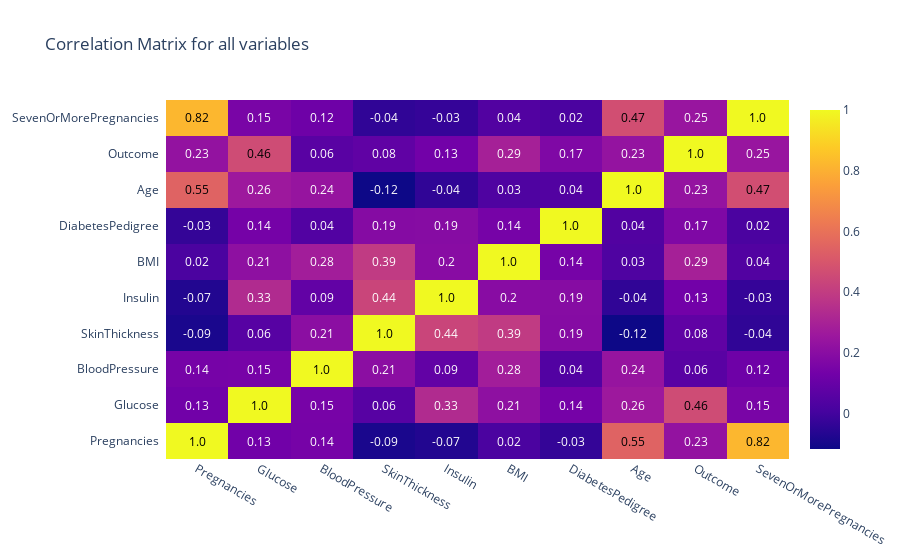

Source (notebook cell):
### Markdown cell above
TASK 4

### Code cell
# Reading data from the two csv files, given and to_predict
defcol = pd.read_csv("PimaDiabetes.csv")
topredict = pd.read_csv("ToPredict.csv")

# Addition of the column seven or more pregnancies to the dataset
defcol["SevenOrMorePregnancies"] = ''
# Looping through each row
for i in range(0, len(defcol)):
    if defcol["Pregnancies"][i] >= 7: # Pregnancies greater than or equal to 7
        defcol["SevenOrMorePregnancies"][i] = 1 # Setting the value to 1
    else:
        defcol["SevenOrMorePregnancies"][i] = 0

# Converting the datatype to integers
defcol["SevenOrMorePregnancies"] = defcol["SevenOrMorePregnancies"].astype(int)

correlation = defcol.corr() # Correlation matrix
# Creation of the heatmap
figure = ff.create_annotated_heatmap(
    x=list(correlation.columns),
    y=list(correlation.index),
    z=correlation.values,
    annotation_text=correlation.round(2).values,
    showscale=True,
    colorscale='Plasma'
)
# Displaying the Figure
figure.update_layout(title_text='Correlation Matrix for all variables')
figure.update_xaxes(side="bottom")
figure.show()

### Figure 1 — Plotly figure (JSON) as saved in the notebook; plotly's stock layout.template omitted (floating-point values rounded to 4 significant figures)
{"data": [{"colorscale": [[0, "#0d0887"], [0.1111, "#46039f"], [0.2222, "#7201a8"], [0.3333, "#9c179e"], [0.4444, "#bd3786"], [0.5556, "#d8576b"], [0.6667, "#ed7953"], [0.7778, "#fb9f3a"], [0.8889, "#fdca26"], [1, "#f0f921"]], "reversescale": false, "showscale": true, "type": "heatmap", "x": ["Pregnancies", "Glucose", "BloodPressure", "SkinThickness", "Insulin", "BMI", "DiabetesPedigree", "Age", "Outcome", "SevenOrMorePregnancies"], "y": ["Pregnancies", "Glucose", "BloodPressure", "SkinThickness", "Insulin", "BMI", "DiabetesPedigree", "Age", "Outcome", "SevenOrMorePregnancies"], "z": [[1, 0.1296, 0.1425, -0.08705, -0.07082, 0.02174, -0.03108, 0.5471, 0.2292, 0.8204], [0.1296, 1, 0.146, 0.05665, 0.333, 0.2143, 0.1404, 0.2598, 0.4603, 0.1529], [0.1425, 0.146, 1, 0.2055, 0.08675, 0.2786, 0.04292, 0.2377, 0.06086, 0.1221], [-0.08705, 0.05665, 0.2055, 1, 0.4361, 0.3946, 0.1892, -0.1159, 0.08221, -0.03959], [-0.07082, 0.333, 0.08675, 0.4361, 1, 0.1957, 0.1913, -0.04015, 0.1309, -0.02894], [0.02174, 0.2143, 0.2786, 0.3946, 0.1957, 1, 0.1438, 0.03297, 0.2898, 0.04056], [-0.03108, 0.1404, 0.04292, 0.1892, 0.1913, 0.1438, 1, 0.04181, 0.1707, 0.02161], [0.5471, 0.2598, 0.2377, -0.1159, -0.04015, 0.03297, 0.04181, 1, 0.2329, 0.471], [0.2292, 0.4603, 0.06086, 0.08221, 0.1309, 0.2898, 0.1707, 0.2329, 1, 0.245], [0.8204, 0.1529, 0.1221, -0.03959, -0.02894, 0.04056, 0.02161, 0.471, 0.245, 1]]}], "layout": {"annotations": [{"font": {"color": "#000000"}, "showarrow": false, "text": "1.0", "x": "Pregnancies", "xref": "x", "y": "Pregnancies", "yref": "y"}, {"font": {"color": "#FFFFFF"}, "showarrow": false, "text": "0.13", "x": "Glucose", "xref": "x", "y": "Pregnancies", "yref": "y"}, {"font": {"color": "#FFFFFF"}, "showarrow": false, "text": "0.14", "x": "BloodPressure", "xref": "x", "y": "Pregnancies", "yref": "y"}, {"font": {"color": "#FFFFFF"}, "showarrow": false, "text": "-0.09", "x": "SkinThickness", "xref": "x", "y": "Pregnancies", "yref": "y"}, {"font": {"color": "#FFFFFF"}, "showarrow": false, "text": "-0.07", "x": "Insulin", "xref": "x", "y": "Pregnancies", "yref": "y"}, {"font": {"color": "#FFFFFF"}, "showarrow": false, "text": "0.02", "x": "BMI", "xref": "x", "y": "Pregnancies", "yref": "y"}, {"font": {"color": "#FFFFFF"}, "showarrow": false, "text": "-0.03", "x": "DiabetesPedigree", "xref": "x", "y": "Pregnancies", "yref": "y"}, {"font": {"color": "#000000"}, "showarrow": false, "text": "0.55", "x": "Age", "xref": "x", "y": "Pregnancies", "yref": "y"}, {"font": {"color": "#FFFFFF"}, "showarrow": false, "text": "0.23", "x": "Outcome", "xref": "x", "y": "Pregnancies", "yref": "y"}, {"font": {"color": "#000000"}, "showarrow": false, "text": "0.82", "x": "SevenOrMorePregnancies", "xref": "x", "y": "Pregnancies", "yref": "y"}, {"font": {"color": "#FFFFFF"}, "showarrow": false, "text": "0.13", "x": "Pregnancies", "xref": "x", "y": "Glucose", "yref": "y"}, {"font": {"color": "#000000"}, "showarrow": false, "text": "1.0", "x": "Glucose", "xref": "x", "y": "Glucose", "yref": "y"}, {"font": {"color": "#FFFFFF"}, "showarrow": false, "text": "0.15", "x": "BloodPressure", "xref": "x", "y": "Glucose", "yref": "y"}, {"font": {"color": "#FFFFFF"}, "showarrow": false, "text": "0.06", "x": "SkinThickness", "xref": "x", "y": "Glucose", "yref": "y"}, {"font": {"color": "#FFFFFF"}, "showarrow": false, "text": "0.33", "x": "Insulin", "xref": "x", "y": "Glucose", "yref": "y"}, {"font": {"color": "#FFFFFF"}, "showarrow": false, "text": "0.21", "x": "BMI", "xref": "x", "y": "Glucose", "yref": "y"}, {"font": {"color": "#FFFFFF"}, "showarrow": false, "text": "0.14", "x": "DiabetesPedigree", "xref": "x", "y": "Glucose", "yref": "y"}, {"font": {"color": "#FFFFFF"}, "showarrow": false, "text": "0.26", "x": "Age", "xref": "x", "y": "Glucose", "yref": "y"}, {"font": {"color": "#000000"}, "showarrow": false, "text": "0.46", "x": "Outcome", "xref": "x", "y": "Glucose", "yref": "y"}, {"font": {"color": "#FFFFFF"}, "showarrow": false, "text": "0.15", "x": "SevenOrMorePregnancies", "xref": "x", "y": "Glucose", "yref": "y"}, {"font": {"color": "#FFFFFF"}, "showarrow": false, "text": "0.14", "x": "Pregnancies", "xref": "x", "y": "BloodPressure", "yref": "y"}, {"font": {"color": "#FFFFFF"}, "showarrow": false, "text": "0.15", "x": "Glucose", "xref": "x", "y": "BloodPressure", "yref": "y"}, {"font": {"color": "#000000"}, "showarrow": false, "text": "1.0", "x": "BloodPressure", "xref": "x", "y": "BloodPressure", "yref": "y"}, {"font": {"color": "#FFFFFF"}, "showarrow": false, "text": "0.21", "x": "SkinThickness", "xref": "x", "y": "BloodPressure", "yref": "y"}, {"font": {"color": "#FFFFFF"}, "showarrow": false, "text": "0.09", "x": "Insulin", "xref": "x", "y": "BloodPressure", "yref": "y"}, {"font": {"color": "#FFFFFF"}, "showarrow": false, "text": "0.28", "x": "BMI", "xref": "x", "y": "BloodPressure", "yref": "y"}, {"font": {"color": "#FFFFFF"}, "showarrow": false, "text": "0.04", "x": "DiabetesPedigree", "xref": "x", "y": "BloodPressure", "yref": "y"}, {"font": {"color": "#FFFFFF"}, "showarrow": false, "text": "0.24", "x": "Age", "xref": "x", "y": "BloodPressure", "yref": "y"}, {"font": {"color": "#FFFFFF"}, "showarrow": false, "text": "0.06", "x": "Outcome", "xref": "x", "y": "BloodPressure", "yref": "y"}, {"font": {"color": "#FFFFFF"}, "showarrow": false, "text": "0.12", "x": "SevenOrMorePregnancies", "xref": "x", "y": "BloodPressure", "yref": "y"}, {"font": {"color": "#FFFFFF"}, "showarrow": false, "text": "-0.09", "x": "Pregnancies", "xref": "x", "y": "SkinThickness", "yref": "y"}, {"font": {"color": "#FFFFFF"}, "showarrow": false, "text": "0.06", "x": "Glucose", "xref": "x", "y": "SkinThickness", "yref": "y"}, {"font": {"color": "#FFFFFF"}, "showarrow": false, "text": "0.21", "x": "BloodPressure", "xref": "x", "y": "SkinThickness", "yref": "y"}, {"font": {"color": "#000000"}, "showarrow": false, "text": "1.0", "x": "SkinThickness", "xref": "x", "y": "SkinThickness", "yref": "y"}, {"font": {"color": "#FFFFFF"}, "showarrow": false, "text": "0.44", "x": "Insulin", "xref": "x", "y": "SkinThickness", "yref": "y"}, {"font": {"color": "#FFFFFF"}, "showarrow": false, "text": "0.39", "x": "BMI", "xref": "x", "y": "SkinThickness", "yref": "y"}, {"font": {"color": "#FFFFFF"}, "showarrow": false, "text": "0.19", "x": "DiabetesPedigree", "xref": "x", "y": "SkinThickness", "yref": "y"}, {"font": {"color": "#FFFFFF"}, "showarrow": false, "text": "-0.12", "x": "Age", "xref": "x", "y": "SkinThickness", "yref": "y"}, {"font": {"color": "#FFFFFF"}, "showarrow": false, "text": "0.08", "x": "Outcome", "xref": "x", "y": "SkinThickness", "yref": "y"}, {"font": {"color": "#FFFFFF"}, "showarrow": false, "text": "-0.04", "x": "SevenOrMorePregnancies", "xref": "x", "y": "SkinThickness", "yref": "y"}, {"font": {"color": "#FFFFFF"}, "showarrow": false, "text": "-0.07", "x": "Pregnancies", "xref": "x", "y": "Insulin", "yref": "y"}, {"font": {"color": "#FFFFFF"}, "showarrow": false, "text": "0.33", "x": "Glucose", "xref": "x", "y": "Insulin", "yref": "y"}, {"font": {"color": "#FFFFFF"}, "showarrow": false, "text": "0.09", "x": "BloodPressure", "xref": "x", "y": "Insulin", "yref": "y"}, {"font": {"color": "#FFFFFF"}, "showarrow": false, "text": "0.44", "x": "SkinThickness", "xref": "x", "y": "Insulin", "yref": "y"}, {"font": {"color": "#000000"}, "showarrow": false, "text": "1.0", "x": "Insulin", "xref": "x", "y": "Insulin", "yref": "y"}, {"font": {"color": "#FFFFFF"}, "showarrow": false, "text": "0.2", "x": "BMI", "xref": "x", "y": "Insulin", "yref": "y"}, {"font": {"color": "#FFFFFF"}, "showarrow": false, "text": "0.19", "x": "DiabetesPedigree", "xref": "x", "y": "Insulin", "yref": "y"}, {"font": {"color": "#FFFFFF"}, "showarrow": false, "text": "-0.04", "x": "Age", "xref": "x", "y": "Insulin", "yref": "y"}, {"font": {"color": "#FFFFFF"}, "showarrow": false, "text": "0.13", "x": "Outcome", "xref": "x", "y": "Insulin", "yref": "y"}, {"font": {"color": "#FFFFFF"}, "showarrow": false, "text": "-0.03", "x": "SevenOrMorePregnancies", "xref": "x", "y": "Insulin", "yref": "y"}, {"font": {"color": "#FFFFFF"}, "showarrow": false, "text": "0.02", "x": "Pregnancies", "xref": "x", "y": "BMI", "yref": "y"}, {"font": {"color": "#FFFFFF"}, "showarrow": false, "text": "0.21", "x": "Glucose", "xref": "x", "y": "BMI", "yref": "y"}, {"font": {"color": "#FFFFFF"}, "showarrow": false, "text": "0.28", "x": "BloodPressure", "xref": "x", "y": "BMI", "yref": "y"}, {"font": {"color": "#FFFFFF"}, "showarrow": false, "text": "0.39", "x": "SkinThickness", "xref": "x", "y": "BMI", "yref": "y"}, {"font": {"color": "#FFFFFF"}, "showarrow": false, "text": "0.2", "x": "Insulin", "xref": "x", "y": "BMI", "yref": "y"}, {"font": {"color": "#000000"}, "showarrow": false, "text": "1.0", "x": "BMI", "xref": "x", "y": "BMI", "yref": "y"}, {"font": {"color": "#FFFFFF"}, "showarrow": false, "text": "0.14", "x": "DiabetesPedigree", "xref": "x", "y": "BMI", "yref": "y"}, {"font": {"color": "#FFFFFF"}, "showarrow": false, "text": "0.03", "x": "Age", "xref": "x", "y": "BMI", "yref": "y"}, {"font": {"color": "#FFFFFF"}, "showarrow": false, "text": "0.29", "x": "Outcome", "xref": "x", "y": "BMI", "yref": "y"}, {"font": {"color": "#FFFFFF"}, "showarrow": false, "text": "0.04", "x": "SevenOrMorePregnancies", "xref": "x", "y": "BMI", "yref": "y"}, {"font": {"color": "#FFFFFF"}, "showarrow": false, "text": "-0.03", "x": "Pregnancies", "xref": "x", "y": "DiabetesPedigree", "yref": "y"}, {"font": {"color": "#FFFFFF"}, "showarrow": false, "text": "0.14", "x": "Glucose", "xref": "x", "y": "DiabetesPedigree", "yref": "y"}, {"font": {"color": "#FFFFFF"}, "showarrow": false, "text": "0.04", "x": "BloodPressure", "xref": "x", "y": "DiabetesPedigree", "yref": "y"}, {"font": {"color": "#FFFFFF"}, "showarrow": false, "text": "0.19", "x": "SkinThickness", "xref": "x", "y": "DiabetesPedigree", "yref": "y"}, {"font": {"color": "#FFFFFF"}, "showarrow": false, "text": "0.19", "x": "Insulin", "xref": "x", "y": "DiabetesPedigree", "yref": "y"}, {"font": {"color": "#FFFFFF"}, "showarrow": false, "text": "0.14", "x": "BMI", "xref": "x", "y": "DiabetesPedigree", "yref": "y"}, {"font": {"color": "#000000"}, "showarrow": false, "text": "1.0", "x": "DiabetesPedigree", "xref": "x", "y": "DiabetesPedigree", "yref": "y"}, {"font": {"color": "#FFFFFF"}, "showarrow": false, "text": "0.04", "x": "Age", "xref": "x", "y": "DiabetesPedigree", "yref": "y"}, {"font": {"color": "#FFFFFF"}, "showarrow": false, "text": "0.17", "x": "Outcome", "xref": "x", "y": "DiabetesPedigree", "yref": "y"}, {"font": {"color": "#FFFFFF"}, "showarrow": false, "text": "0.02", "x": "SevenOrMorePregnancies", "xref": "x", "y": "DiabetesPedigree", "yref": "y"}, {"font": {"color": "#000000"}, "showarrow": false, "text": "0.55", "x": "Pregnancies", "xref": "x", "y": "Age", "yref": "y"}, {"font": {"color": "#FFFFFF"}, "showarrow": false, "text": "0.26", "x": "Glucose", "xref": "x", "y": "Age", "yref": "y"}, {"font": {"color": "#FFFFFF"}, "showarrow": false, "text": "0.24", "x": "BloodPressure", "xref": "x", "y": "Age", "yref": "y"}, {"font": {"color": "#FFFFFF"}, "showarrow": false, "text": "-0.12", "x": "SkinThickness", "xref": "x", "y": "Age", "yref": "y"}, {"font": {"color": "#FFFFFF"}, "showarrow": false, "text": "-0.04", "x": "Insulin", "xref": "x", "y": "Age", "yref": "y"}, {"font": {"color": "#FFFFFF"}, "showarrow": false, "text": "0.03", "x": "BMI", "xref": "x", "y": "Age", "yref": "y"}, {"font": {"color": "#FFFFFF"}, "showarrow": false, "text": "0.04", "x": "DiabetesPedigree", "xref": "x", "y": "Age", "yref": "y"}, {"font": {"color": "#000000"}, "showarrow": false, "text": "1.0", "x": "Age", "xref": "x", "y": "Age", "yref": "y"}, {"font": {"color": "#FFFFFF"}, "showarrow": false, "text": "0.23", "x": "Outcome", "xref": "x", "y": "Age", "yref": "y"}, {"font": {"color": "#000000"}, "showarrow": false, "text": "0.47", "x": "SevenOrMorePregnancies", "xref": "x", "y": "Age", "yref": "y"}, {"font": {"color": "#FFFFFF"}, "showarrow": false, "text": "0.23", "x": "Pregnancies", "xref": "x", "y": "Outcome", "yref": "y"}, {"font": {"color": "#000000"}, "showarrow": false, "text": "0.46", "x": "Glucose", "xref": "x", "y": "Outcome", "yref": "y"}, {"font": {"color": "#FFFFFF"}, "showarrow": false, "text": "0.06", "x": "BloodPressure", "xref": "x", "y": "Outcome", "yref": "y"}, {"font": {"color": "#FFFFFF"}, "showarrow": false, "text": "0.08", "x": "SkinThickness", "xref": "x", "y": "Outcome", "yref": "y"}, {"font": {"color": "#FFFFFF"}, "showarrow": false, "text": "0.13", "x": "Insulin", "xref": "x", "y": "Outcome", "yref": "y"}, {"font": {"color": "#FFFFFF"}, "showarrow": false, "text": "0.29", "x": "BMI", "xref": "x", "y": "Outcome", "yref": "y"}, {"font": {"color": "#FFFFFF"}, "showarrow": false, "text": "0.17", "x": "DiabetesPedigree", "xref": "x", "y": "Outcome", "yref": "y"}, {"font": {"color": "#FFFFFF"}, "showarrow": false, "text": "0.23", "x": "Age", "xref": "x", "y": "Outcome", "yref": "y"}, {"font": {"color": "#000000"}, "showarrow": false, "text": "1.0", "x": "Outcome", "xref": "x", "y": "Outcome", "yref": "y"}, {"font": {"color": "#FFFFFF"}, "showarrow": false, "text": "0.25", "x": "SevenOrMorePregnancies", "xref": "x", "y": "Outcome", "yref": "y"}, {"font": {"color": "#000000"}, "showarrow": false, "text": "0.82", "x": "Pregnancies", "xref": "x", "y": "SevenOrMorePregnancies", "yref": "y"}, {"font": {"color": "#FFFFFF"}, "showarrow": false, "text": "0.15", "x": "Glucose", "xref": "x", "y": "SevenOrMorePregnancies", "yref": "y"}, {"font": {"color": "#FFFFFF"}, "showarrow": false, "text": "0.12", "x": "BloodPressure", "xref": "x", "y": "SevenOrMorePregnancies", "yref": "y"}, {"font": {"color": "#FFFFFF"}, "showarrow": false, "text": "-0.04", "x": "SkinThickness", "xref": "x", "y": "SevenOrMorePregnancies", "yref": "y"}, {"font": {"color": "#FFFFFF"}, "showarrow": false, "text": "-0.03", "x": "Insulin", "xref": "x", "y": "SevenOrMorePregnancies", "yref": "y"}, {"font": {"color": "#FFFFFF"}, "showarrow": false, "text": "0.04", "x": "BMI", "xref": "x", "y": "SevenOrMorePregnancies", "yref": "y"}, {"font": {"color": "#FFFFFF"}, "showarrow": false, "text": "0.02", "x": "DiabetesPedigree", "xref": "x", "y": "SevenOrMorePregnancies", "yref": "y"}, {"font": {"color": "#000000"}, "showarrow": false, "text": "0.47", "x": "Age", "xref": "x", "y": "SevenOrMorePregnancies", "yref": "y"}, {"font": {"color": "#FFFFFF"}, "showarrow": false, "text": "0.25", "x": "Outcome", "xref": "x", "y": "SevenOrMorePregnancies", "yref": "y"}, {"font": {"color": "#000000"}, "showarrow": false, "text": "1.0", "x": "SevenOrMorePregnancies", "xref": "x", "y": "SevenOrMorePregnancies", "yref": "y"}], "autosize": true, "title": {"text": "Correlation Matrix for all variables"}, "xaxis": {"autorange": true, "dtick": 1, "gridcolor": "rgb(0, 0, 0)", "range": [-0.5, 9.5], "side": "bottom", "ticks": "", "type": "category"}, "yaxis": {"autorange": true, "dtick": 1, "range": [-0.6196, 9.62], "ticks": "", "ticksuffix": "  ", "type": "category"}}}
